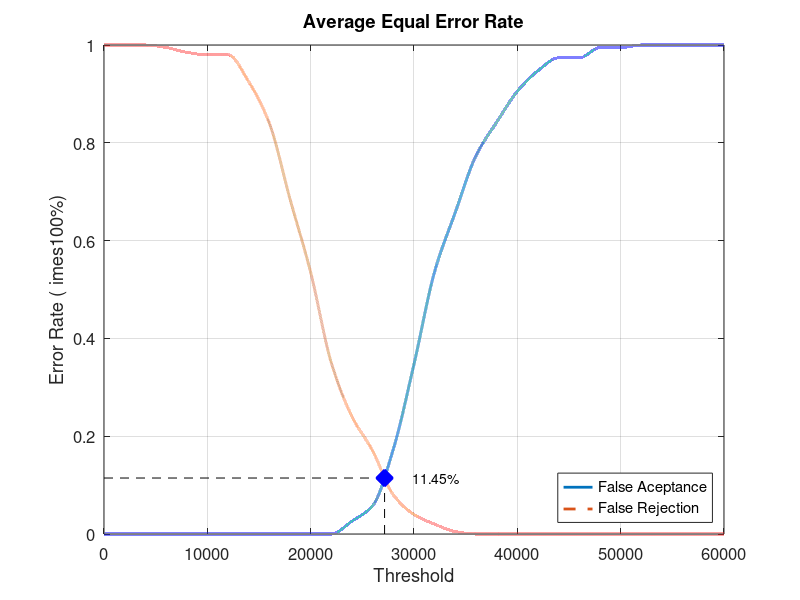
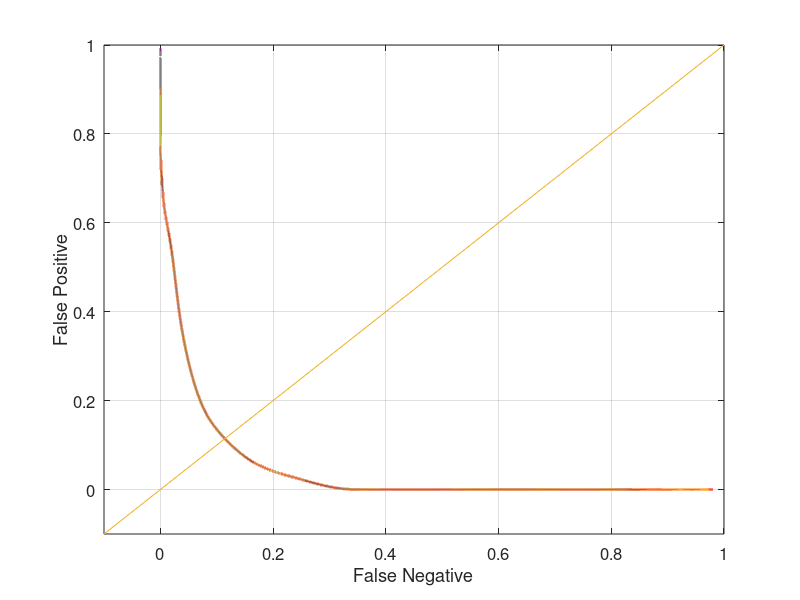

MATLAB code for these plots, in order:
close all;
clear;
clc;
x = 0:2000:60000;
xq = 0:0.5:60000;

y0 = [0 0 0 0 0 0 0 0 0 0 0 0 0.0263158 0.0578947 0.173684 0.347368 0.536842 0.657895 0.773684 0.842105 0.905263 0.947368 0.973684 0.973684 0.994737 0.994737 1 1 1 1 1]
yy0 = interp1(x, y0, xq, 'pchip');
y1 = [1 1 1 0.995 0.985 0.98 0.98 0.925 0.84 0.685 0.535 0.35 0.24 0.17 0.08 0.04 0.02 0.005 0 0 0 0 0 0 0 0 0 0 0 0 0]
yy1 = interp1(x, y1, xq, 'pchip');

% Calculating EER: 
y2 = abs(y0 - y1);
find(y2 == min(y2))
yy2 = abs(yy0 - yy1);
xEER = find(yy2 == min(yy2));
xEERIndex = xq(xEER) % X-axis EER
yEER = yy0(xEER) % Y-axis EER

main = figure
plot(xq, yy0,'-','LineWidth', 2);	hold on
plot(xq, yy1,'--','LineWidth', 2);	hold on
plot([xEERIndex xEERIndex], [0 yEER], 'k--');	hold on
plot([0 xEERIndex], [yEER yEER], 'k--');	hold on
plot(xEERIndex, yEER, 'bx', 'LineWidth', 10);	hold on
text(xEERIndex + 10 * xEERIndex / 100, yEER, [num2str(round((10000 * yEER)) / 100) '%'])
legend('False Aceptance', 'False Rejection', 'Location', 'SouthEast')
xlabel('Threshold')
ylabel('Error Rate (	imes100%)')
title('Average Equal Error Rate')
set(gca, 'FontSize', 12)
axis([0 60000 0 1])
grid on

print(main, 'Database3_1Main', '-dpng');
FNRxFPR = figure('Color', [1 1 1]);
plot(yy1, yy0, '-', yy1, yy0, 'LineWidth', 2);
hold on
y = -0.1:0.1:1
plot(y, y); 
set(gca, 'FontSize', 12)
xlabel('False Negative')
ylabel('False Positive')
axis([-0.1 1 -0.1 1])
set(gca, 'FontSize', 12)
grid on

print(FNRxFPR, 'Database3_1FNRxFPR','-dpng');
